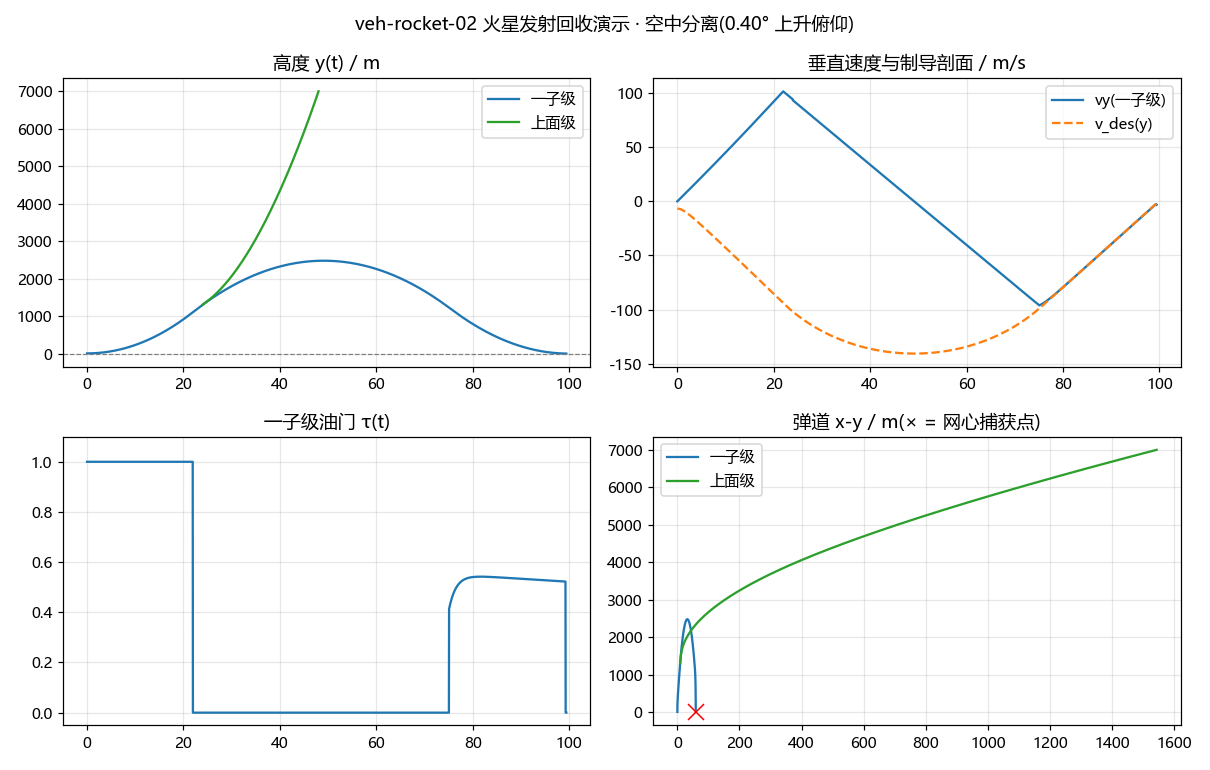

The Python source for this figure:
# -*- coding: utf-8 -*-
"""
sim_hop_veh_rocket_02.py —— 长十乙火星发射回收演示(两体:空中分离)动力学
==========================================================================
任务剖面:全箭从 ops-spaceport-02 发射台起飞(单台中心 YF-100K)→ MECO →
2 s 滑行后**级间热分离**:上面级(二级+梦舟飞船,60 t)点火继续升轨飞离;
一子级(干重 45 t + 残余推进剂)弹道过顶(栅格舵展开)→ 速度剖面制导
着陆燃烧,箭体**穿过网口下降**("井"字主缆中央网眼 9×11 m > Ø5 m 箭体;
展开的栅格舵翼展 9.4 m 充当挂钩)→ 挂点截获面上方 0.5 m **关机跌落挂缆**
→ 栅格舵架上主缆(缆面 34.8 m,挂点高出箭底 32.1 m → 截获时箭底仅
2.7 m,尾部已在台面上方 1.5 m)→ 绞车放缆 0.8 m,喷管触台,回收完成。
着陆燃烧末段羽流经中央网眼直接冲刷台面(资产在网阵台面中心预置了
烧灼痕,与该流程互证)。

方法(L2):平面 2-DOF(x 沿发射台→网心方位角,y 垂直)RK4 dt=0.02 s,
分离后两体各自独立积分;推力倾角小(一子级 <5°),垂直/横向小角度解耦
(cos δ≈1,文末自检);上面级俯仰程序 0→35°(2.5°/s 斜坡)属大角度,
其推力沿倾角矢量完整分解(不做小角度近似)。
着陆制导:能量一致速度剖面 v_des(y) = -√(2·a_ref·(y-y_c) + v_f²),
油门 = 重力补偿 + a_ref 前馈 + 速度误差反馈;横向位置 PD 生成推力倾角。
一子级分离后质量 ~96 t,最小节流 40% 时 T/W≈1.5(过冲推力比,无法悬停)
→ 末段必须关机跌落:y_c+0.5 m 处关机,自由落体入网。
上升段俯仰角 δa 网格搜索(代价 = 一子级落点误差 + 着陆段倾角占用)。

参数溯源:
  火星 g=3.71、ρ0=0.020 kg/m³、H=11.1 km —— 与 sim_ascent_veh_rocket_01 一致
  YF-100K/YF-100M 真空推力 1340 kN、Isp 335 s —— 按 YF-100 系公开数据推定
  质量:一子级干重 45 t + 演示加注 60 t;上面级(二级+飞船)湿重 60 t
    (含二级演示推进剂 20 t)→ 起飞 165 t,单机起飞 T/W=2.19(火星)
  节流范围 40%~100%(补燃深节流下限,推定);Cd=0.8,A=22 m²
  发射台落座 8.1 m / 网捕获面 28.8 m / 网心水平距 59.23 m
    —— 取自 ops-spaceport-02.js 几何

输出:摘要表 + veh-rocket-02.flight.json(一子级 rows + 上面级 rows2)
      + sim_hop_veh_rocket_02.png(四联图)
"""
import json
import math
import os

# ---------------- 常数与构型 ----------------
G = 3.71
RHO0, HSCALE = 0.020, 11100.0
CD, AREA = 0.8, 22.0
CD2, AREA2 = 0.7, 21.0            # 上面级(短粗+飞船)
F1 = 1340e3
VE = 335 * 9.80665
THR_MIN, THR_MAX = 0.40, 1.00
M1_DRY, P1 = 45e3, 60e3           # 一子级干重 / 演示加注
M2_WET = 60e3                     # 上面级湿重(40 干 + 20 推进剂)
M0 = M1_DRY + P1 + M2_WET         # 165 t
Y_PAD = 8.1
CABLE_Y, HOOK_REL = 34.8, 32.1    # 主缆平面 / 挂点(栅格舵铰)高出箭底
Y_CATCH = CABLE_Y - HOOK_REL      # 2.7 m:截获瞬间的箭底高度
Y_REST = 1.9                      # 绞车放缆后箭底(喷管触台,台面 1.2 m)
X_TGT = math.hypot(58.0, 12.0)    # 59.23 m
APO_TGT = 2500.0
A_REF, V_F = 4.0, 1.5             # 着陆剖面参考减速度 / 剖面末端垂速
Y_CUT = 0.5                       # 网上关机高度(自由落体入网)
KV = 0.7
KPX, KDX, AX_MAX = 0.06, 0.5, 0.6
TILT_MAX = math.radians(12)
T_SEP_COAST = 2.0                 # MECO→分离滑行
T_S2_IGN = 0.5                    # 热分离:解锁与上面级点火近同时(长征系做法,
                                  #  级间段排气格栅泄压;喷焰把两级果断推开)
DV_SEP_REL = 2.0                  # 分离弹簧相对速度(冲量按动量守恒分配)
THR2 = 0.75                       # 上面级油门
PITCH2_MAX, PITCH2_RATE = math.radians(35), math.radians(2.5)
DT = 0.02

def rho(y):
    return RHO0 * math.exp(-max(y, 0.0) / HSCALE)

def v_des(y):
    return -math.sqrt(2 * A_REF * max(y - Y_CATCH, 0.0) + V_F * V_F)

def deriv(state, thr, tilt, cd_a):
    x, y, vx, vy, m = state
    T = thr * F1
    v = math.hypot(vx, vy)
    q = 0.5 * rho(y) * cd_a * v
    ax = (T * math.sin(tilt) - q * vx) / m
    ay = (T * math.cos(tilt) - q * vy) / m - G
    return [vx, vy, ax, ay, -T / VE if thr > 0 else 0.0]

def rk4(state, thr, tilt, dt, cd_a=CD * AREA):
    k1 = deriv(state, thr, tilt, cd_a)
    s2 = [a + 0.5 * dt * b for a, b in zip(state, k1)]
    k2 = deriv(s2, thr, tilt, cd_a)
    s3 = [a + 0.5 * dt * b for a, b in zip(state, k2)]
    k3 = deriv(s3, thr, tilt, cd_a)
    s4 = [a + dt * b for a, b in zip(state, k3)]
    k4 = deriv(s4, thr, tilt, cd_a)
    return [a + dt / 6 * (b + 2 * c + 2 * d + e)
            for a, b, c, d, e in zip(state, k1, k2, k3, k4)]

# ---------------- 一子级(含起飞段)制导 ----------------
def control(t, x, y, vx, vy, m, phase, delta_a, t_meco):
    if phase == 'ascent':
        if y + vy * vy / (2 * G) >= APO_TGT:
            return 0.0, 0.0, 'sep_coast'
        return 1.0, (delta_a if (t > 4.0 and y > 95.0) else 0.0), phase
    if phase == 'sep_coast':
        if t - t_meco >= T_SEP_COAST:
            return 0.0, 0.0, 'coast'          # 调用方在此瞬间执行分离
        return 0.0, 0.0, phase
    if phase == 'coast':
        if vy < 0 and vy <= v_des(y) + 3.0:
            return 0.0, 0.0, 'burn'
        return 0.0, 0.0, phase
    if phase == 'burn':
        if y <= Y_CATCH + Y_CUT:
            return 0.0, 0.0, 'drop'           # 网上关机,跌落入网
        a_ff = A_REF
        a_cmd = G + a_ff + KV * (v_des(y) - vy)
        thr = min(max(m * a_cmd / F1, THR_MIN), THR_MAX)
        ax_cmd = max(-AX_MAX, min(AX_MAX, -KPX * (x - X_TGT) - KDX * vx))
        s = max(-1.0, min(1.0, m * ax_cmd / (thr * F1)))
        tilt = max(-TILT_MAX, min(TILT_MAX, math.asin(s)))
        return thr, tilt, phase
    return 0.0, 0.0, phase                    # drop

def simulate(delta_a, record=False):
    state = [0.0, Y_PAD, 0.0, 0.0, M0]
    phase, t, t_meco = 'ascent', 0.0, None
    rows, rows2, events = [], [], {}
    sep_state = None
    tilt_use, prev_vy = 0.0, 0.0
    while t < 300.0:
        x, y, vx, vy, m = state
        thr, tilt, nphase = control(t, x, y, vx, vy, m, phase, delta_a, t_meco)
        if nphase != phase:
            key = {'sep_coast': 'meco', 'coast': 'separation',
                   'burn': 'ignition', 'drop': 'cutoff'}[nphase]
            events[key] = dict(t=round(t, 2), x=round(x, 1), y=round(y, 1),
                               vx=round(vx, 2), vy=round(vy, 2))
            if nphase == 'sep_coast':
                t_meco = t
            if nphase == 'coast':                       # ---- 级间热分离 ----
                m1 = m - M2_WET                           # 弹簧冲量 J 动量守恒分配:
                J = DV_SEP_REL / (1 / M2_WET + 1 / m1)    # Δv2=+J/m2, Δv1=-J/m1
                sep_state = [x, y, vx, vy + J / M2_WET, M2_WET]
                state = [x, y, vx, vy - J / m1, m1]
                x, y, vx, vy, m = state
            phase = nphase
        if phase in ('coast', 'burn') and prev_vy > 0 >= vy:
            events['apogee'] = dict(t=round(t, 2), x=round(x, 1), y=round(y, 1))
        prev_vy = vy
        if record:
            rows.append([t, x, y, vx, vy, tilt, thr, phase])
        if phase == 'burn':
            tilt_use += abs(tilt) * DT
        state = rk4(state, thr, tilt, DT)
        t += DT
        if phase == 'drop' and state[1] <= Y_CATCH:
            break
        if state[4] <= M1_DRY:
            raise RuntimeError('一子级推进剂耗尽')
    x, y, vx, vy, m = state
    events['catch'] = dict(t=round(t, 2), x=round(x, 2), y=round(y, 2),
                           vx=round(vx, 2), vy=round(vy, 2),
                           prop_used_t=round((M0 - M2_WET - m) / 1e3, 2))
    # ---------------- 上面级续飞(分离点起) ----------------
    if sep_state is not None:
        t2, s2 = events['separation']['t'], sep_state
        t2_ign = t2 + T_S2_IGN
        pitch = 0.0
        while t2 < events['separation']['t'] + 55.0 and s2[1] < 7000.0:
            burning = t2 >= t2_ign and s2[4] > M2_WET - 20e3 + 100
            if burning:
                pitch = min(PITCH2_MAX, pitch + PITCH2_RATE * DT)
            if record:
                rows2.append([t2, s2[0], s2[1], s2[2], s2[3], pitch,
                              THR2 if burning else 0.0, 's2'])
            s2 = rk4(s2, THR2 if burning else 0.0, pitch, DT, CD2 * AREA2)
            t2 += DT
        events['s2_ignition'] = dict(t=round(t2_ign, 2))
        events['s2_final'] = dict(t=round(t2, 2), x=round(s2[0], 1),
                                  y=round(s2[1], 1), vx=round(s2[2], 1),
                                  vy=round(s2[3], 1),
                                  prop_used_t=round((M2_WET - s2[4]) / 1e3, 2))
    return dict(rows=rows, rows2=rows2, events=events,
                xerr=abs(x - X_TGT), vland=math.hypot(vx, vy),
                tilt_use=tilt_use, m_final=m)

# ---------------- 上升俯仰角搜索 ----------------
best = None
for da_deg in [i * 0.05 for i in range(0, 41)]:
    r = simulate(math.radians(da_deg))
    cost = r['xerr'] + 20 * r['tilt_use']
    if best is None or cost < best[1]:
        best = (da_deg, cost)
res = simulate(math.radians(best[0]), record=True)
ev, rows, rows2 = res['events'], res['rows'], res['rows2']

# ---------------- 自检 ----------------
max_tilt = max(abs(r[5]) for r in rows)
sat = sum(DT for r in rows if r[7] == 'burn' and r[6] >= THR_MAX - 1e-9)
assert res['vland'] < 4.0, '入网速度超限: %.2f' % res['vland']
assert res['xerr'] < 1.0, '落点横向误差超限'
assert max_tilt < TILT_MAX - 1e-6, '一子级倾角饱和'
assert ev['s2_final']['y'] > 5000, '上面级未爬出场景'
cos_err = 1 - math.cos(max_tilt)

print('=' * 66)
print('长十乙 火星发射回收演示(两体·空中分离)—— 动力学摘要 (L2, RK4)')
print('=' * 66)
print('上升俯仰角搜索结果: %.2f deg' % best[0])
for k in ['meco', 'separation', 'apogee', 'ignition', 'cutoff', 'catch']:
    print('%-10s %s' % (k, ev[k]))
print('上面级点火 t=%.1fs | 终态 %s' % (ev['s2_ignition']['t'], ev['s2_final']))
print('一子级挂缆速度 %.2f m/s(%.1f m 关机跌落)| 落点误差 %.2f m'
      % (res['vland'], Y_CUT, res['xerr']))
print('悬挂载荷 L1:m·g = %.0f kN → 4 挂点(栅格舵)各 %.0f kN;'
      '放缆 %.1f m 后喷管触台(箭底 %.1f m)'
      % (res['m_final'] * G / 1e3, res['m_final'] * G / 4e3,
         Y_CATCH - Y_REST, Y_REST))
print('一子级推进剂消耗 %.1f t / %d t | 上面级消耗 %.1f t / 20 t'
      % (ev['catch']['prop_used_t'], P1 / 1e3, ev['s2_final']['prop_used_t']))
print('一子级峰值倾角 %.2f deg | 着陆段油门饱和 %.1f s | 解耦误差 %.5f'
      % (math.degrees(max_tilt), sat, cos_err))

# ---------------- 烘焙 flight.json ----------------
PH = {'ascent': 0, 'sep_coast': 1, 'coast': 1, 'burn': 2, 'drop': 3, 's2': 4}
def bake(rr):
    out = [[round(r[0], 2), round(r[1], 2), round(r[2], 2), round(r[3], 3),
            round(r[4], 3), round(r[5], 4), round(r[6], 3), PH[r[7]]]
           for i, r in enumerate(rr) if i % 5 == 0]
    out.append([round(rr[-1][0], 2)] + [round(v, 3) if isinstance(v, float) else v
                                        for v in rr[-1][1:7]] + [PH[rr[-1][7]]])
    return out
flight = dict(
    id='veh-rocket-02',
    desc='火星发射回收演示弹道(空中级间分离:上面级续飞,一子级网捕)',
    frame='x 沿发射台→网心方位角([58,12] 方向),y 垂直(箭底高度)',
    params=dict(g=G, F1_kN=F1 / 1e3, Isp_s=335, m0_t=M0 / 1e3,
                m1_dry_t=M1_DRY / 1e3, m2_wet_t=M2_WET / 1e3,
                apo_target_m=APO_TGT, a_ref=A_REF, v_f=V_F, y_cut=Y_CUT,
                delta_ascent_deg=round(best[0], 2), x_tgt=round(X_TGT, 2),
                y_pad=Y_PAD, y_catch=Y_CATCH, y_rest=Y_REST,
                cable_y=CABLE_Y, hook_rel=HOOK_REL, lower_rate=0.3),
    events=ev,
    cols=['t', 'x', 'y', 'vx', 'vy', 'tilt_rad', 'throttle',
          'phase(0asc/1coast/2burn/3drop/4s2)'],
    rows=bake(rows), rows2=bake(rows2))
root = os.path.join(os.path.dirname(__file__), '..')
dst = os.path.join(root, 'viewer', 'units', 'veh-rocket-02.flight.json')
with open(dst, 'w', encoding='utf-8') as f:
    json.dump(flight, f, ensure_ascii=False)
print('已烘焙 %s (一子级 %d + 上面级 %d 采样点)'
      % (os.path.relpath(dst, root), len(flight['rows']), len(flight['rows2'])))

# ---------------- 四联图 ----------------
try:
    import matplotlib
    matplotlib.use('Agg')
    import matplotlib.pyplot as plt
    matplotlib.rcParams['font.sans-serif'] = ['Microsoft YaHei', 'SimHei']
    matplotlib.rcParams['axes.unicode_minus'] = False
    T = [r[0] for r in rows]
    fig, axs = plt.subplots(2, 2, figsize=(11, 7))
    axs[0][0].plot(T, [r[2] for r in rows], label='一子级')
    axs[0][0].plot([r[0] for r in rows2], [r[2] for r in rows2],
                   c='tab:green', label='上面级')
    axs[0][0].axhline(Y_CATCH, ls='--', c='gray', lw=0.8)
    axs[0][0].legend(); axs[0][0].set_title('高度 y(t) / m')
    axs[0][1].plot(T, [r[4] for r in rows], label='vy(一子级)')
    axs[0][1].plot(T, [v_des(r[2]) for r in rows], ls='--', label='v_des(y)')
    axs[0][1].legend(); axs[0][1].set_title('垂直速度与制导剖面 / m/s')
    axs[1][0].plot(T, [r[6] for r in rows])
    axs[1][0].set_title('一子级油门 τ(t)'); axs[1][0].set_ylim(-0.05, 1.1)
    axs[1][1].plot([r[1] for r in rows], [r[2] for r in rows], label='一子级')
    axs[1][1].plot([r[1] for r in rows2], [r[2] for r in rows2],
                   c='tab:green', label='上面级')
    axs[1][1].plot(X_TGT, Y_CATCH, 'rx', ms=10)
    axs[1][1].legend(); axs[1][1].set_title('弹道 x-y / m(× = 网心捕获点)')
    for ax_row in axs:
        for ax in ax_row:
            ax.grid(alpha=0.3)
    fig.suptitle('veh-rocket-02 火星发射回收演示 · 空中分离(%.2f° 上升俯仰)'
                 % best[0])
    fig.tight_layout()
    fig.savefig(os.path.join(os.path.dirname(__file__),
                             'sim_hop_veh_rocket_02.png'), dpi=110)
    print('已出图 scripts/sim_hop_veh_rocket_02.png')
except ImportError:
    print('(matplotlib 不可用,跳过出图)')
